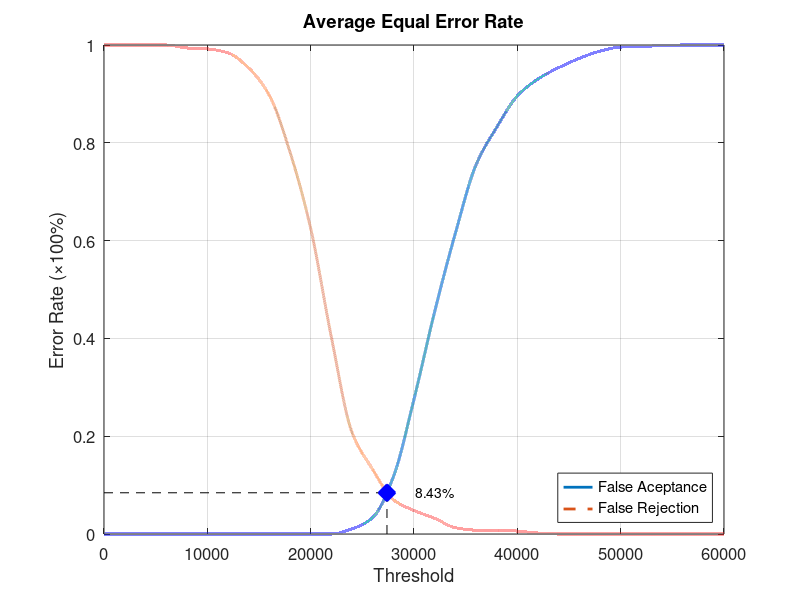
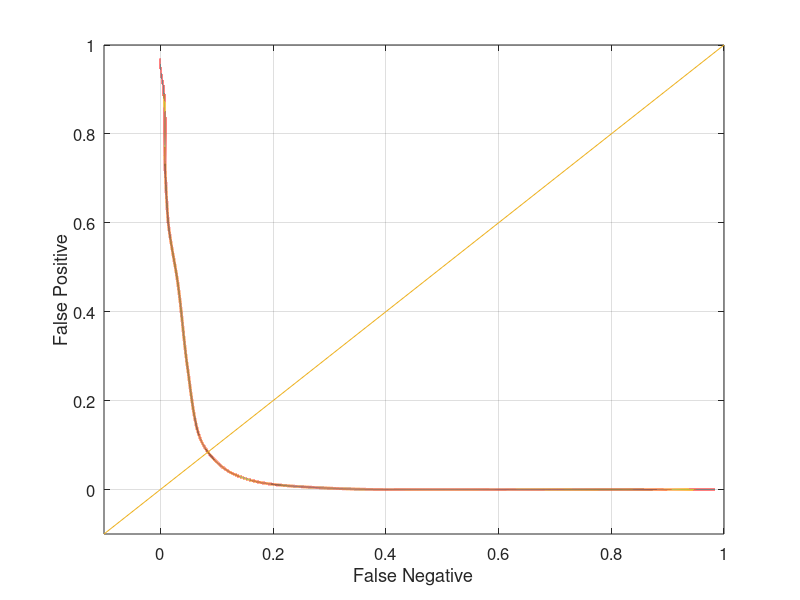

MATLAB code for these plots, in order:
function yEER = Database2Average
close all;
clear;
clc;
x = 0:2000:60000;
xq = 0:0.5:60000;

y0 = [0 0 0 0 0 0 0 0 0 0 0 0 0.0105263 0.0336842 0.116842 0.275789 0.454737 0.614737 0.754737 0.831579 0.895789 0.930526 0.953684 0.972632 0.987368 0.99579 0.996842 0.998947 1 1 1];
yy0 = interp1(x, y0, xq, 'pchip');
y1 = [1 1 1 1 0.994 0.992 0.984 0.953 0.897 0.781 0.625 0.403 0.208 0.132 0.07 0.048 0.032 0.013 0.008 0.008 0.006 0.002 0 0 0 0 0 0 0 0 0];
yy1 = interp1(x, y1, xq, 'pchip');

% Calculating EER: 
y2 = abs(y0 - y1);
find(y2 == min(y2))
yy2 = abs(yy0 - yy1);
xEER = find(yy2 == min(yy2));
xEERIndex = xq(xEER) % X-axis EER
yEER = yy0(xEER) % Y-axis EER

main = figure
plot(xq, yy0,'-','LineWidth', 2);	hold on
plot(xq, yy1,'--','LineWidth', 2);	hold on
plot([xEERIndex xEERIndex], [0 yEER], 'k--');	hold on
plot([0 xEERIndex], [yEER yEER], 'k--');	hold on
plot(xEERIndex, yEER, 'bx', 'LineWidth', 10);	hold on
text(xEERIndex + 10 * xEERIndex / 100, yEER, [num2str(round((10000 * yEER)) / 100) '%'])
legend('False Aceptance', 'False Rejection', 'Location', 'SouthEast')
xlabel('Threshold')
ylabel('Error Rate (\times100%)')
title('Average Equal Error Rate')
set(gca, 'FontSize', 12)
axis([0 60000 0 1])
grid on

print(main, 'Database2AverageMain', '-dpng');
FNRxFPR = figure('Color', [1 1 1]);
plot(yy1, yy0, '-', yy1, yy0, 'LineWidth', 2);
hold on
y = -0.1:0.1:1
plot(y, y); 
set(gca, 'FontSize', 12)
xlabel('False Negative')
ylabel('False Positive')
axis([-0.1 1 -0.1 1])
set(gca, 'FontSize', 12)
grid on

print(FNRxFPR, 'Database2AverageFNRxFPR','-dpng');
end
